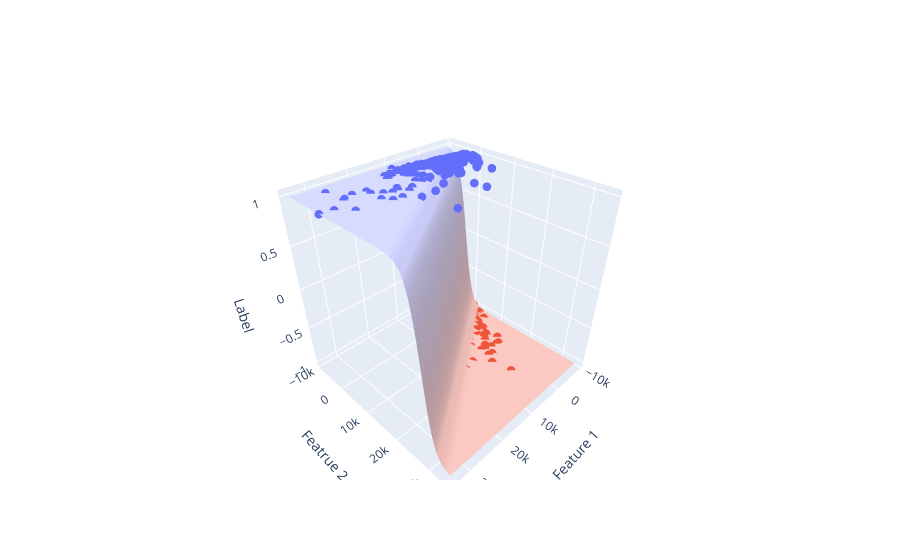

The notebook cell this image was saved under:
### Markdown cell above
Now, we can transfrom `yhat_vis` into the shape required for a surface plot and plot away:

### Code cell
YYhat_vis = yhat_vis.reshape(XX_vis_0.shape)

surface_colorscale = [
                      [0.0, 'rgb(235, 185, 177)'],
                      [1.0, 'rgb(199, 204, 249)'],
                     ]

surface = go.Surface(
                     x=XX_vis_0, 
                     y=XX_vis_1,
                     z=YYhat_vis,
                     colorscale=surface_colorscale,
                     showscale=False
                    )

fig3 = go.Figure(data=[points, surface], layout=layout)
fig3.show()

### Figure 1 — Plotly figure (JSON) as saved in the notebook; plotly's stock layout.template omitted (floating-point values rounded to 4 significant figures; data arrays with more than 128 entries replaced by an {"elided": "..."} marker saying what was removed)
{"data": [{"marker": {"color": {"elided": "771 int values"}, "colorscale": [[0, "rgb(239, 85, 59)"], [1, "rgb(99, 110, 250)"]], "size": 3}, "mode": "markers", "text": {"elided": "771 int values"}, "type": "scatter3d", "x": {"elided": "771 float values"}, "y": {"elided": "771 float values"}, "z": {"elided": "771 int values"}}, {"colorscale": [[0, "rgb(235, 185, 177)"], [1, "rgb(199, 204, 249)"]], "showscale": false, "type": "surface", "x": {"elided": "100x100 float values"}, "y": {"elided": "100x100 float values"}, "z": {"elided": "100x100 float values"}}], "layout": {"scene": {"xaxis": {"title": {"text": "Feature 1"}}, "yaxis": {"title": {"text": "Featrue 2"}}, "zaxis": {"title": {"text": "Label"}}}}}
